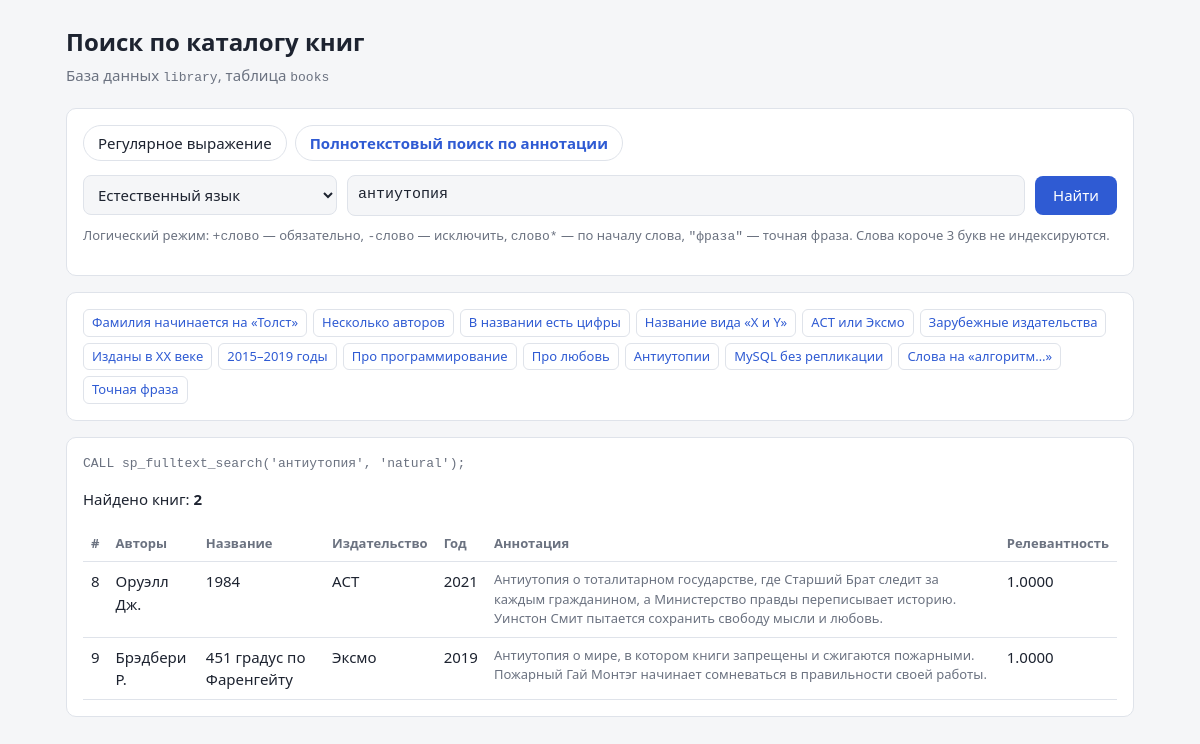
Screenshot of /lab_1_2/web/index.php?type=fulltext&mode=natural&q=антиутопия with the database file from the repository.
### tables this page shows
CREATE TABLE books (
    id         INT UNSIGNED  NOT NULL AUTO_INCREMENT,
    authors    VARCHAR(255)  NOT NULL COMMENT 'Авторы',
    title      VARCHAR(255)  NOT NULL COMMENT 'Название',
    publisher  VARCHAR(150)  NOT NULL COMMENT 'Издательство',
    pub_year   VARCHAR(4)    NOT NULL COMMENT 'Год издания',
    annotation TEXT          NOT NULL COMMENT 'Аннотация',
    PRIMARY KEY (id),
     
    CONSTRAINT chk_year CHECK (pub_year REGEXP '^[0-9]{4}$')
);

### lab_1_2/web/index.php (the view, shortened to what this page needs)
<?php
$fields = [
    'authors'    => 'Авторы',
    'title'      => 'Название',
    'publisher'  => 'Издательство',
    'pub_year'   => 'Год издания',
    'annotation' => 'Аннотация',
    'any'        => 'Любое поле',
];
$ftModes = [
    'natural'   => 'Естественный язык',
    'boolean'   => 'Логический режим (+ - * "…")',
    'expansion' => 'С расширением запроса',
];
$examples = [
    ['regexp', 'authors',    '(^|, )Толст',        'Фамилия начинается на «Толст»'],
    ['regexp', 'authors',    ',',                  'Несколько авторов'],
    ['regexp', 'title',      '[0-9]',              'В названии есть цифры'],
    ['regexp', 'title',      '\bи\b',              'Название вида «X и Y»'],
    ['regexp', 'publisher',  '^(АСТ|Эксмо)$',      'АСТ или Эксмо'],
    ['regexp', 'publisher',  '^[a-z]',             'Зарубежные издательства'],
    ['regexp', 'pub_year',   '^19[0-9]{2}$',       'Изданы в XX веке'],
    ['regexp', 'pub_year',   '^201[5-9]$',         '2015–2019 годы'],
    ['regexp', 'annotation', 'программ[а-яё]*',    'Про программирование'],
    ['regexp', 'annotation', '\bлюб(овь|ви)\b',    'Про любовь'],
    ['fulltext', 'natural',  'антиутопия',         'Антиутопии'],
    ['fulltext', 'boolean',  '+MySQL -репликация', 'MySQL без репликации'],
    ['fulltext', 'boolean',  'алгоритм*',          'Слова на «алгоритм…»'],
    ['fulltext', 'boolean',  '"хранимые процедуры"', 'Точная фраза'],
];
$type    = ($_GET['type'] ?? 'regexp') === 'fulltext' ? 'fulltext' : 'regexp';
$field   = array_key_exists($_GET['field'] ?? '', $fields) ? $_GET['field'] : 'title';
$mode    = array_key_exists($_GET['mode'] ?? '', $ftModes) ? $_GET['mode'] : 'natural';
$query   = trim($_GET['q'] ?? '');
$caseSen = isset($_GET['cs']) ? 1 : 0;
$rows = null;
$error = null;
$call = null;
if ($query !== '') {
    try {
        $pdo = new PDO(
            sprintf('mysql:host=%s;dbname=%s;charset=utf8mb4',
                getenv('DB_HOST') ?: '127.0.0.1', getenv('DB_NAME') ?: 'library'),
            getenv('DB_USER') ?: 'library',
            getenv('DB_PASS') ?: 'library',
            [PDO::ATTR_ERRMODE => PDO::ERRMODE_EXCEPTION,
             PDO::ATTR_DEFAULT_FETCH_MODE => PDO::FETCH_ASSOC]
        );
        if ($type === 'regexp') {
            $stmt = $pdo->prepare('CALL sp_search_books(?, ?, ?)');
            $stmt->execute([$field, $query, $caseSen]);
            $call = sprintf("CALL sp_search_books('%s', %s, %d);", $field, $pdo->quote($query), $caseSen);
        } else {
            $stmt = $pdo->prepare('CALL sp_fulltext_search(?, ?)');
            $stmt->execute([$query, $mode]);
            $call = sprintf("CALL sp_fulltext_search(%s, '%s');", $pdo->quote($query), $mode);
        }
        $rows = $stmt->fetchAll();
    } catch (PDOException $e) {
        $error = $e->getMessage();
    }
}
function h(?string $s): string
{
    return htmlspecialchars((string)$s, ENT_QUOTES, 'UTF-8');
}
?>
<!doctype html>
<html lang="ru">
<head>
</head>
<body>
<main>
    <h1>Поиск по каталогу книг</h1>
    <p class="sub">База данных <code>library</code>, таблица <code>books</code></p>
    <form class="card" method="get">
        <div class="tabs">
            <label><input type="radio" name="type" value="regexp" <?= $type === 'regexp' ? 'checked' : '' ?>>
                <span>Регулярное выражение</span></label>
            <label><input type="radio" name="type" value="fulltext" <?= $type === 'fulltext' ? 'checked' : '' ?>>
                <span>Полнотекстовый поиск по аннотации</span></label>
        </div>
        <div class="row">
            <select name="mode" id="mode" class="<?= $type === 'regexp' ? 'hidden' : '' ?>">
                <?php foreach ($ftModes as $k => $v): ?>
                    <option value="<?= $k ?>" <?= $k === $mode ? 'selected' : '' ?>><?= $v ?></option>
                <?php endforeach ?>
            </select>
            <input type="text" name="q" value="<?= h($query) ?>" placeholder="Поисковый запрос" autofocus>
            <button type="submit">Найти</button>
        </div>
        <p class="help" id="help-ft" <?= $type === 'regexp' ? 'hidden' : '' ?>>
            Логический режим: <code>+слово</code> — обязательно, <code>-слово</code> — исключить,
            <code>слово*</code> — по началу слова, <code>"фраза"</code> — точная фраза.
            Слова короче 3 букв не индексируются.
        </p>
    </form>
    <div class="card">
        <div class="examples">
            <?php foreach ($examples as [$t, $f, $q, $label]):
                $params = $t === 'regexp' ? ['type' => $t, 'field' => $f, 'q' => $q]
                                          : ['type' => $t, 'mode' => $f, 'q' => $q]; ?>
                <a href="?<?= h(http_build_query($params)) ?>" title="<?= h($q) ?>"><?= h($label) ?></a>
            <?php endforeach ?>
        </div>
    </div>
    <?php if ($error !== null): ?>
        <div class="card error">Ошибка: <?= h($error) ?></div>
    <?php elseif ($rows !== null): ?>
        <div class="card">
            <p class="sql"><?= h($call) ?></p>
            <p>Найдено книг: <b><?= count($rows) ?></b></p>
            <?php if ($rows): ?>
            <div class="table-wrap">
            <table>
                <tr>
                    <th>#</th><th>Авторы</th><th>Название</th><th>Издательство</th><th>Год</th><th>Аннотация</th>
                    <?php if ($type === 'fulltext'): ?><th>Релевантность</th><?php endif ?>
                </tr>
                <?php foreach ($rows as $r):
                    $hl = fn($col) => $type === 'regexp' && ($field === $col || $field === 'any')
                        ? mark($r[$col], $query, (bool)$caseSen) : h($r[$col]); ?>
                    <tr>
                        <td><?= (int)$r['id'] ?></td>
                        <td><?= $hl('authors') ?></td>
                        <td><?= $hl('title') ?></td>
                        <td><?= $hl('publisher') ?></td>
                        <td><?= $hl('pub_year') ?></td>
                        <td class="ann"><?= $hl('annotation') ?></td>
                        <?php if ($type === 'fulltext'): ?>
                            <td><?= number_format((float)$r['score'], 4) ?></td>
                        <?php endif ?>
                    </tr>
                <?php endforeach ?>
            </table>
            </div>
            <?php endif ?>
        </div>
    <?php endif ?>
</main>
</body>
</html>

### lab_1_2/web/index.php (style rules this page uses)
:root { --bg: #f5f6f8; --card: #fff; --text: #1d2330; --muted: #6b7280; --accent: #2f5bd3; --border: #dfe3ea; --mark: #ffe58a; --err: #b42318; }
* { box-sizing: border-box; }
body { margin: 0; background: var(--bg); color: var(--text); font: 15px/1.5 system-ui, -apple-system, "Segoe UI", sans-serif; }
main { max-width: 1100px; margin: 0 auto; padding: 24px 16px 48px; }
h1 { font-size: 24px; margin: 0 0 4px; }
.sub { color: var(--muted); margin: 0 0 20px; }
.card { background: var(--card); border: 1px solid var(--border); border-radius: 10px; padding: 16px; margin-bottom: 16px; }
.tabs { display: flex; gap: 8px; margin-bottom: 14px; }
.tabs label { cursor: pointer; padding: 6px 14px; border-radius: 999px; border: 1px solid var(--border); }
.tabs input:checked + span { color: var(--accent); font-weight: 600; }
.row { display: flex; flex-wrap: wrap; gap: 10px; align-items: center; }
input[type=text], select { font: inherit; color: var(--text); background: var(--bg); border: 1px solid var(--border); border-radius: 8px; padding: 8px 10px; }
input[type=text] { flex: 1 1 280px; font-family: ui-monospace, Menlo, monospace; }
button { font: inherit; background: var(--accent); color: #fff; border: 0; border-radius: 8px; padding: 8px 18px; cursor: pointer; }
.examples { display: flex; flex-wrap: wrap; gap: 6px; }
.examples a { font-size: 13px; text-decoration: none; color: var(--accent); border: 1px solid var(--border); border-radius: 6px; padding: 3px 8px; }
code, .sql { font-family: ui-monospace, Menlo, monospace; font-size: 13px; }
.sql { color: var(--muted); margin: 0 0 10px; word-break: break-all; }
.table-wrap { overflow-x: auto; }
table { width: 100%; border-collapse: collapse; }
th, td { text-align: left; vertical-align: top; padding: 8px; border-bottom: 1px solid var(--border); }
th { font-size: 13px; color: var(--muted); font-weight: 600; }
td.ann { font-size: 13px; color: var(--muted); min-width: 280px; }
.help { font-size: 13px; color: var(--muted); margin-top: 10px; }

### rows the page displays
books: id "8", authors "Оруэлл Дж.", title "1984", publisher "АСТ", pub_year "2021", annotation "Антиутопия о тоталитарном государстве, где Старший Брат следит за каждым гражданином, а Министерство правды переписывает историю. Уинстон Смит пытается сохранить свободу мысли и любовь.", score "1.0000"
books: id "9", authors "Брэдбери Р.", title "451 градус по Фаренгейту", publisher "Эксмо", pub_year "2019", annotation "Антиутопия о мире, в котором книги запрещены и сжигаются пожарными. Пожарный Гай Монтэг начинает сомневаться в правильности своей работы.", score "1.0000"

### other values shown
$label "Фамилия начинается на «Толст»"
$label "Несколько авторов"
$label "В названии есть цифры"
$label "Название вида «X и Y»"
$label "АСТ или Эксмо"
$label "Зарубежные издательства"
$label "Изданы в XX веке"
$label "2015–2019 годы"
$label "Про программирование"
$label "Про любовь"
$label "Антиутопии"
$label "MySQL без репликации"
$label "Слова на «алгоритм…»"
$label "Точная фраза"
$call "CALL sp_fulltext_search('антиутопия', 'natural');"
